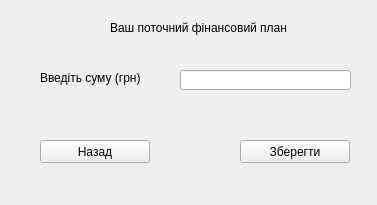
<?xml version="1.0" encoding="UTF-8"?>
<ui version="4.0">
 <class>PlanWindow</class>
 <widget class="QWidget" name="PlanWindow">
  <property name="geometry">
   <rect>
    <x>0</x>
    <y>0</y>
    <width>377</width>
    <height>205</height>
   </rect>
  </property>
  <property name="minimumSize">
   <size>
    <width>377</width>
    <height>205</height>
   </size>
  </property>
  <property name="maximumSize">
   <size>
    <width>377</width>
    <height>205</height>
   </size>
  </property>
  <property name="windowTitle">
   <string>План</string>
  </property>
  <widget class="QLabel" name="money_label">
   <property name="geometry">
    <rect>
     <x>40</x>
     <y>70</y>
     <width>111</width>
     <height>16</height>
    </rect>
   </property>
   <property name="text">
    <string>Введіть суму (грн)</string>
   </property>
  </widget>
  <widget class="QLineEdit" name="money_lineEdit">
   <property name="geometry">
    <rect>
     <x>180</x>
     <y>70</y>
     <width>171</width>
     <height>20</height>
    </rect>
   </property>
  </widget>
  <widget class="QPushButton" name="back_button">
   <property name="geometry">
    <rect>
     <x>40</x>
     <y>140</y>
     <width>110</width>
     <height>23</height>
    </rect>
   </property>
   <property name="text">
    <string>Назад</string>
   </property>
  </widget>
  <widget class="QPushButton" name="save_button">
   <property name="geometry">
    <rect>
     <x>240</x>
     <y>140</y>
     <width>110</width>
     <height>23</height>
    </rect>
   </property>
   <property name="text">
    <string>Зберегти</string>
   </property>
  </widget>
  <widget class="QLabel" name="label">
   <property name="geometry">
    <rect>
     <x>110</x>
     <y>20</y>
     <width>181</width>
     <height>16</height>
    </rect>
   </property>
   <property name="text">
    <string>Ваш поточний фінансовий план</string>
   </property>
  </widget>
 </widget>
 <resources/>
 <connections/>
</ui>
